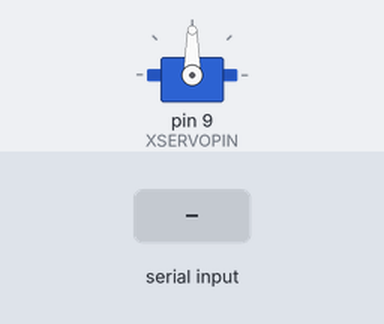
The sketch below on a simulated Arduino Uno, built with avr-gcc and run on an emulated ATmega328P. Shown: servo. Inputs (shaded band) come from the test bench.

Above: at 1.2 s.
1.3 s: "a" received over Serial
Timing chart, 0 to 4.3 s (numbered marks = the images above; inputs shaded):
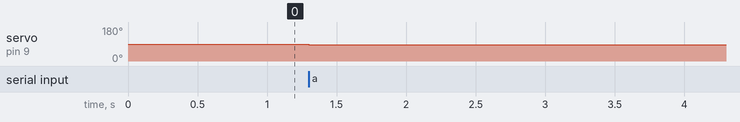

Measured:
- after the input at 1.3 s, servo on pin 9 (XSERVOPIN): 90° → 87° at once

The sketch:

face.ino
```cpp
/*  Arduino servo control by serial port.
    Alexis Rodríguez Casañas.
    Last update: 09.02.2018
*/


#include <Servo.h>

#define MOVEMENT 3
#define XSERVOPIN 9
#define CENTER 90

Servo xServo, yServo;
int xServoPos, yServoPos;

char readByte;


void moveXServo(char direction)
{
  if (direction == 'a')
  {
    if (xServoPos > 3)
      xServoPos-= MOVEMENT;
      xServo.write(xServoPos);
  }
  else
  {
    if (xServoPos < 180)
      xServoPos+= MOVEMENT;
      xServo.write(xServoPos);
  }
}

void moveYServo(char direction)
{
  if (direction == 'c')
  {
    if (yServoPos > 0)
      yServoPos-= MOVEMENT;
      yServo.write(yServoPos);
  }
  else
  {
    if (yServoPos < 180)
      yServoPos+= MOVEMENT;
      yServo.write(yServoPos);
  }
}

void setup()
{

  xServo.attach(XSERVOPIN);
  //yServo.attach();

  xServoPos = CENTER;
  yServoPos = CENTER;

  Serial.begin(9600);
}

void loop()
{
  if (Serial.available() > 0)
  {
     readByte = Serial.read();
     switch(readByte)
     {
      case('a'):
      case('b'):
        moveXServo(readByte);
        break;

      case('c'):
      case('d'):
        moveYServo(readByte);
        break;
     }
  }
}
```
